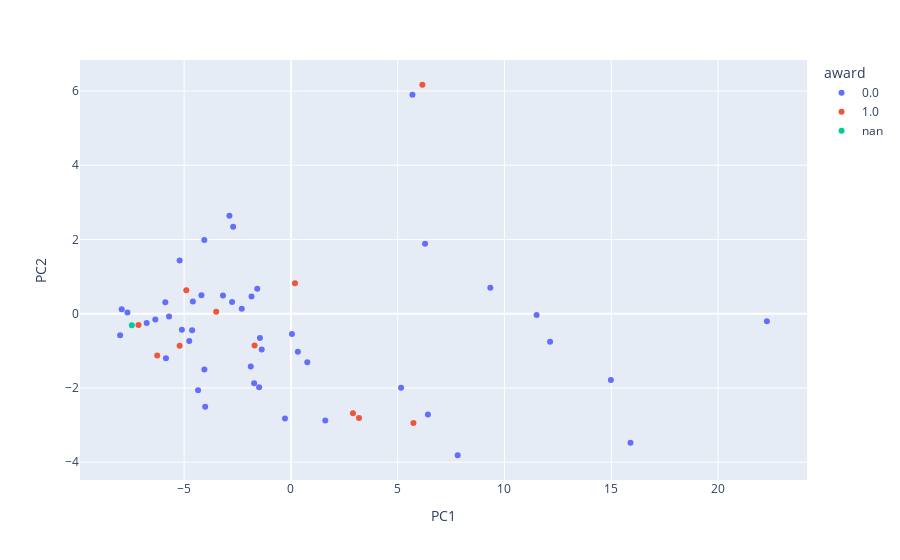

Source (notebook cell):
### Markdown cell above
# Method 2 - Random Forest

### Code cell
import pandas as pd
from sklearn.ensemble import RandomForestClassifier

'''
# grab our test set of 2023 rookies
player_per_game23 = pd.read_csv("data/PlayerPerGame.csv")
player_per_game23 = player_per_game23[player_per_game23['season'] == 2023]
player_per_game23 = player_per_game23[player_per_game23['experience'] == 1]
player_per_game23 = player_per_game23[player_per_game23['g'] > 10]
duplicated_players_mask = player_per_game23.duplicated(subset='player', keep=False)
player_per_game23 = player_per_game23[~duplicated_players_mask]
columns_to_drop = ['birth_year', 'seas_id', 'lg', 'g', 'gs']
player_per_game23 = player_per_game23.drop(columns=columns_to_drop)
player_per_game23 = player_per_game23.dropna(axis=0, inplace=False)


# now we have 2023 rookies
# get all rookies ever for PCA 
data_set = pd.read_csv("data/PlayerPerGame.csv")
rookies_all_time = data_set[data_set['experience'] == 1]
rookies_all_time = rookies_all_time[rookies_all_time['g'] > 10]
rookies_before_2023 = rookies_all_time[rookies_all_time['season'] < 2023]
rookies_before_2023 = rookies_before_2023[rookies_before_2023['season'] > 1975]
dupped_mask = rookies_before_2023.duplicated(subset='player', keep=False)
rookies_before_2023 = rookies_before_2023[~dupped_mask]
rookies_before_2023 = rookies_before_2023.drop(columns=columns_to_drop)
rookies_before_2023 = rookies_before_2023.dropna(axis=0, inplace=False)

#label data
team_winners = pd.read_csv("data/EndofSeasonTeams.csv")
team_winners = team_winners[team_winners['season'] > 1975]
rookie_team_winners = team_winners[team_winners['type'] == 'All-Rookie']
rookie_team_winners = team_winners[team_winners['lg'] == 'NBA']
rookie_team_winners = rookie_team_winners.drop(columns=['season', 'lg', 'number_tm', 'position', 'seas_id', 'birth_year', 'tm'])

#apply label
award = rookies_before_2023[['player_id']].copy()
award['award'] = pd.DataFrame(data=award['player_id'].isin(rookie_team_winners['player_id']).astype(int))

#perform PCA on pre 2023 rookies
pca = PCA
pca = PCA(n_components=2, svd_solver = 'full')
rookies_pre_numbers = rookies_before_2023.drop(columns=['season', 'player_id', 'player', 'experience', 'pos', 'tm'])
fitted = pca.fit_transform(rookies_pre_numbers)

# apply to 2023 rookies
number_stats_23 = player_per_game23.select_dtypes(include=['int', 'float']).drop(columns=['experience', 'player_id', 'season'])
string_stats_23 = player_per_game23.select_dtypes(exclude=['int', 'float'])
non_numbers = player_per_game23[string_stats_23.keys()]
transform = pca.transform(number_stats_23)
transform = pd.DataFrame(data=transform, columns=['PC1', 'PC2'])
non_numbers.reset_index(drop=True, inplace=True)
transform.reset_index(drop=True, inplace=True)
recombined = non_numbers.join(transform)
# print(player_per_game23)
# print(recombined)

fig_2d = px.scatter(transform, x='PC1', y='PC2')
fig_2d.show()
'''

# fitting
forest = RandomForestClassifier()
award_as_nd = award.drop(award.columns[0], axis = 1).to_numpy()
award_as_nd = award_as_nd.reshape((award_as_nd.shape[0]))
forest.fit(fitted, award_as_nd)
forest_predictions_23 = forest.predict(transform.drop(transform.index[0]))
forest_predictions_23 = pd.DataFrame(data=forest_predictions_23, columns=['award'])
forest_predictions_23.reset_index(drop=True, inplace=True)
forest_predictions_full = recombined.join(forest_predictions_23)
#print(predictions_full)

forest_predictions_full['award'] = forest_predictions_full['award'].astype(str)
fig_fitted = px.scatter(forest_predictions_full, x='PC1', y='PC2', color='award', hover_data=['player'])
fig_fitted.show()

### Figure 1 — Plotly figure (JSON) as saved in the notebook; plotly's stock layout.template omitted (floating-point values rounded to 4 significant figures)
{"data": [{"customdata": [["A.J. Green"], ["Bennedict Mathurin"], ["Blake Wesley"], ["Bryce McGowens"], ["Caleb Houstan"], ["Christian Braun"], ["Christian Koloko"], ["Dalen Terry"], ["David Roddy"], ["Dominick Barlow"], ["Dru Smith"], ["Dyson Daniels"], ["Isaiah Mobley"], ["Jabari Smith Jr."], ["Jabari Walker"], ["Jack White"], ["Jaden Ivey"], ["Jalen Williams"], ["Jamal Cain"], ["Jared Rhoden"], ["Jason Preston"], ["Jeremy Sochan"], ["John Butler"], ["Johnny Davis"], ["Johnny Juzang"], ["Keegan Murray"], ["Kennedy Chandler"], ["Kenneth Lofton Jr."], ["Keon Ellis"], ["Malaki Branham"], ["MarJon Beauchamp"], ["Max Christie"], ["Moussa Diabaté"], ["Nikola Jović"], ["Ochai Agbaji"], ["Orlando Robinson"], ["Paolo Banchero"], ["Patrick Baldwin Jr."], ["Peyton Watson"], ["Ryan Rollins"], ["Shaedon Sharpe"], ["Simone Fontecchio"], ["Tari Eason"], ["TyTy Washington Jr."], ["Tyrese Martin"], ["Walker Kessler"]], "hovertemplate": "award=0.0<br>PC1=%{x}<br>PC2=%{y}<br>player=%{customdata[0]}<extra></extra>", "legendgroup": "0.0", "marker": {"color": "#636efa", "symbol": "circle"}, "mode": "markers", "name": "0.0", "orientation": "v", "showlegend": true, "type": "scatter", "x": [-4.015, 14.98, 0.04837, -1.45, -4.051, -2.301, -4.054, -6.349, 0.7665, -2.706, -4.626, -2.756, -5.881, 11.5, -3.182, -7.924, 15.9, 12.13, -1.577, -4.19, -4.76, 9.337, -5.851, 0.3247, -1.489, 7.808, -5.706, -1.844, -7.998, 6.414, -1.88, -5.106, -5.211, -1.368, 1.609, -2.879, 22.29, -4.348, -4.59, -6.752, 5.158, -0.2784, 6.28, -1.721, -7.654, 5.69], "xaxis": "x", "y": [-2.504, -1.787, -0.5441, -0.656, -1.501, 0.1351, 1.988, -0.1541, -1.31, 2.34, -0.4442, 0.3164, 0.3057, -0.03232, 0.4911, 0.1219, -3.479, -0.7583, 0.6736, 0.4946, -0.7362, 0.6997, -1.199, -1.026, -1.981, -3.813, -0.07412, 0.4626, -0.5821, -2.717, -1.423, -0.4336, 1.435, -0.9663, -2.878, 2.636, -0.2064, -2.064, 0.3305, -0.2525, -1.996, -2.826, 1.882, -1.875, 0.03073, 5.901], "yaxis": "y"}, {"customdata": [["AJ Griffin"], ["Andrew Nembhard"], ["JD Davison"], ["Jaden Hardy"], ["Jake LaRavia"], ["Jalen Duren"], ["Jaylin Williams"], ["Josh Minott"], ["Kevon Harris"], ["Ousmane Dieng"], ["Vince Williams Jr."]], "hovertemplate": "award=1.0<br>PC1=%{x}<br>PC2=%{y}<br>player=%{customdata[0]}<extra></extra>", "legendgroup": "1.0", "marker": {"color": "#EF553B", "symbol": "circle"}, "mode": "markers", "name": "1.0", "orientation": "v", "showlegend": true, "type": "scatter", "x": [3.187, 5.737, -7.135, 2.905, -5.21, 6.154, 0.19, -4.898, -3.499, -1.701, -6.26], "xaxis": "x", "y": [-2.807, -2.946, -0.3055, -2.682, -0.8622, 6.168, 0.8179, 0.6294, 0.05068, -0.8578, -1.125], "yaxis": "y"}, {"customdata": [["Wendell Moore Jr."]], "hovertemplate": "award=nan<br>PC1=%{x}<br>PC2=%{y}<br>player=%{customdata[0]}<extra></extra>", "legendgroup": "nan", "marker": {"color": "#00cc96", "symbol": "circle"}, "mode": "markers", "name": "nan", "orientation": "v", "showlegend": true, "type": "scatter", "x": [-7.448], "xaxis": "x", "y": [-0.3117], "yaxis": "y"}], "layout": {"legend": {"title": {"text": "award"}, "tracegroupgap": 0}, "margin": {"t": 60}, "xaxis": {"anchor": "y", "domain": [0, 1], "title": {"text": "PC1"}}, "yaxis": {"anchor": "x", "domain": [0, 1], "title": {"text": "PC2"}}}}
